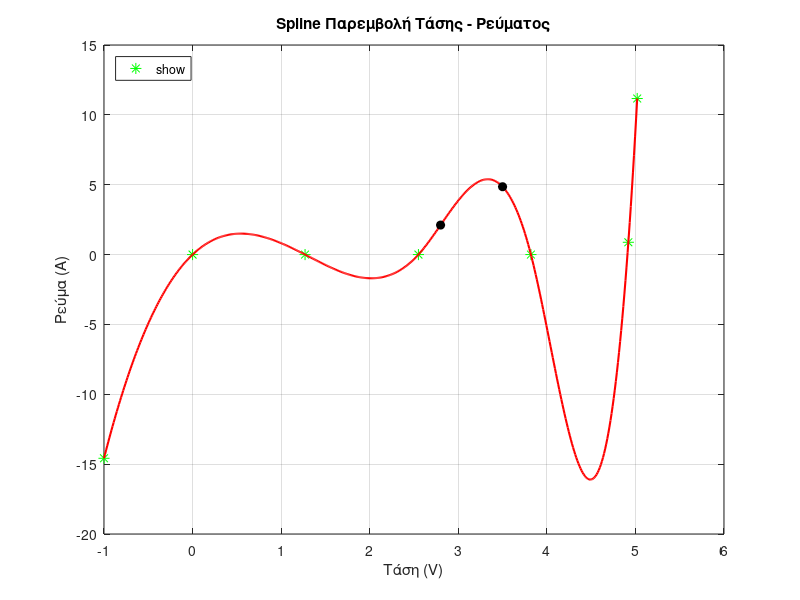

MATLAB code to generate this figure:
function ask4()
    % Exercise 4
    % Spline παρεμβολή για δεδομένα τάσης - ρεύματος
    
    V = [-1.00, 0.00, 1.27, 2.55, 3.82, 4.92, 5.02];
    I = [-14.58, 0.00, 0.00, 0.00, 0.00, 0.88, 11.17];
    
    figure;
    % Γραφική παράσταση των σημείων με πράσινους αστερίσκους
    plot(V, I, 'g*', 'DisplayName', 'Δεδομένα', 'MarkerSize', 8);
    hold on;
    
    % Δημιουργία 500 σημείων στο διάστημα [-1, 5.02]
    V_spline = linspace(-1, 5.02, 500);
    
    % Υπολογισμός τιμών της spline για τα 500 σημεία
    I_spline = spline(V, I, V_spline);
    
    % Γραφική παράσταση της spline με κόκκινη συνεχή γραμμή
    plot(V_spline, I_spline, 'r-', 'DisplayName', 'Spline Παρεμβολή', 'LineWidth', 1.5);
    
    % Υπολογισμός ρεύματος για τάση 2.8 Volt και 3.5 Volt
    V_eval = [2.8, 3.5];
    I_eval = spline(V, I, V_eval);
    
    % Εμφάνιση των υπολογισμένων σημείων στο γράφημα (προαιρετικό, για επιβεβαίωση)
    plot(V_eval, I_eval, 'ko', 'MarkerFaceColor', 'k', 'DisplayName', 'Υπολογισμένες Τιμές (2.8V, 3.5V)');
    
    hold off;
    legend('show', 'Location', 'northwest');
    title('Spline Παρεμβολή Τάσης - Ρεύματος');
    xlabel('Τάση (V)');
    ylabel('Ρεύμα (A)');
    grid on;
    
    % Εμφάνιση αποτελεσμάτων
    fprintf('Υπολογισμένο ρεύμα για τάση 2.8V: %f A\n', I_eval(1));
    fprintf('Υπολογισμένο ρεύμα για τάση 3.5V: %f A\n', I_eval(2));
end
